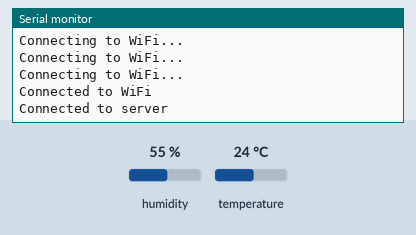
This sketch was run on a simulated ESP32. Shown: the last lines printed to the serial monitor. The test bench sets the inputs (shaded band); at power-on: temperature 24 °C, humidity 55 %. WiFi joins after 1.5 s; servers stay silent unless stated.

Above: at 2.7 s.
2.8 s: temperature set to 12 °C
At 3.7 s:
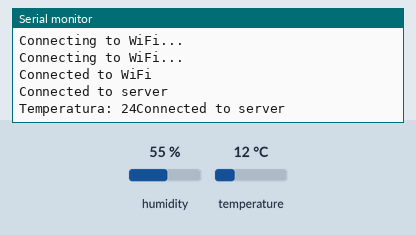
6.0 s: temperature set to 19 °C
At 7.4 s:
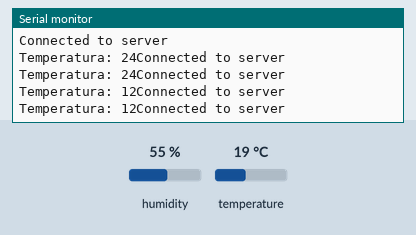
Timing chart, 0 to 9.0 s (numbered marks = the images above; inputs shaded):
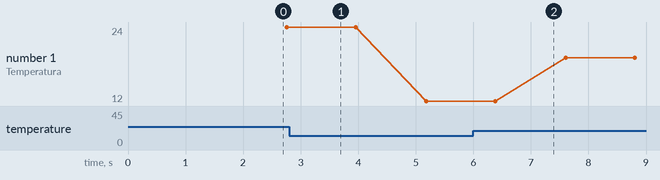

Measured:
- plotted number 1: 24 → 12 after the input at 2.8 s, 12 → 19 after the input at 6.0 s

The sketch:

Medidor_de_temperatura.ino
```cpp
#include <WiFi.h>
#include <DHT.h>

#define DHTPIN 16          // El pin digital al que está conectado el sensor
#define DHTTYPE DHT11     // Tipo de sensor (DHT11 o DHT22)

DHT dht(DHTPIN, DHTTYPE);

const char* ssid = "AXS_2.4G_pMmbfK";
const char* password = "YeMDXteu";
const char* host = "192.168.1.18";
const int port = 1000;

void setup() {
    Serial.begin(9600);
    WiFi.begin(ssid, password);
    while (WiFi.status() != WL_CONNECTED) {
        //delay(1000);
        Serial.println("Connecting to WiFi...");
    }
    Serial.println("Connected to WiFi");
    dht.begin();

}

void loop() {

    WiFiClient client;
    int h = dht.readTemperature();
    if (isnan(h)) {
    Serial.println("Error al leer el sensor DHT!");
    return;
    }
    if (client.connect(host, port)) {
        Serial.println("Connected to server");
        client.print(h);
        delay(1000);

        client.stop();
    } else {
        Serial.println("Connection failed");
    }
  Serial.print("Temperatura: ");
  Serial.print(h);
}
/*
#include <DHT.h>

#define DHTPIN 16          // El pin digital al que está conectado el sensor
#define DHTTYPE DHT11     // Tipo de sensor (DHT11 o DHT22)

DHT dht(DHTPIN, DHTTYPE);

void setup() {
  Serial.begin(9600);   // Inicia la comunicación serial
  dht.begin();          // Inicia el sensor DHT
}

void loop() {
  delay(2000);          // Espera 2 segundos entre lecturas

  float h = dht.readHumidity();       // Lee la humedad relativa
  float t = dht.readTemperature();    // Lee la temperatura en grados Celsius

  // Si la lectura del sensor falla, muestra un mensaje de error
  if (isnan(h) || isnan(t)) {
    Serial.println("Error al leer el sensor DHT!");
    return;
  }

  // Muestra los valores de temperatura y humedad en la consola serial
  Serial.print("Humedad: ");
  Serial.print(h);
  Serial.print("%\tTemperatura: ");
  Serial.print(t);
  Serial.println("°C");
}
*/
```
